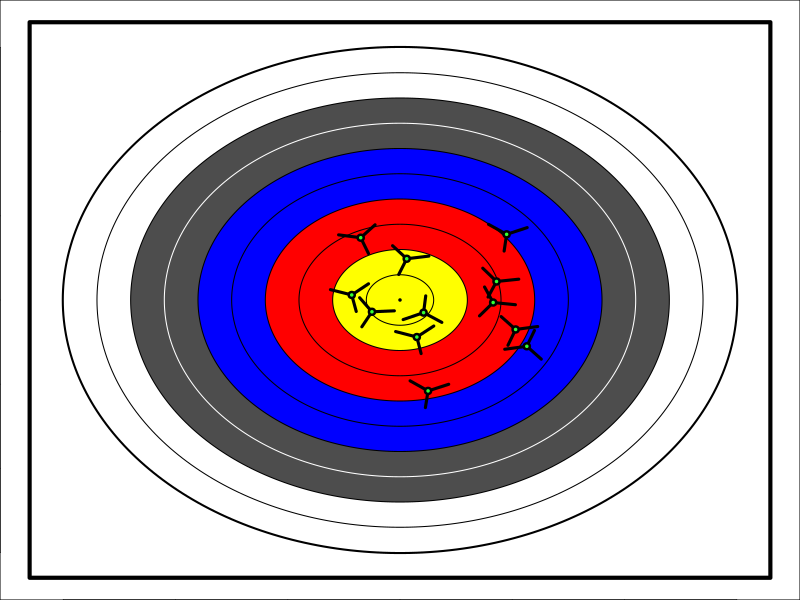
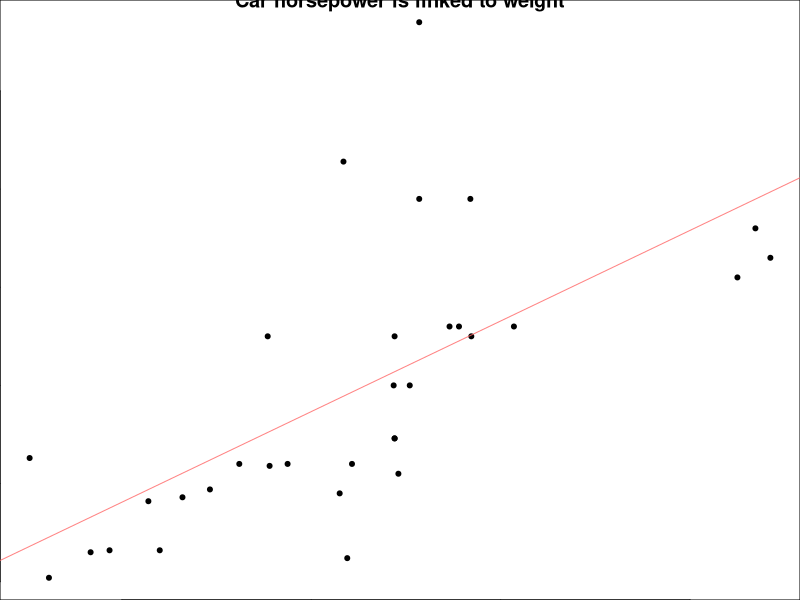
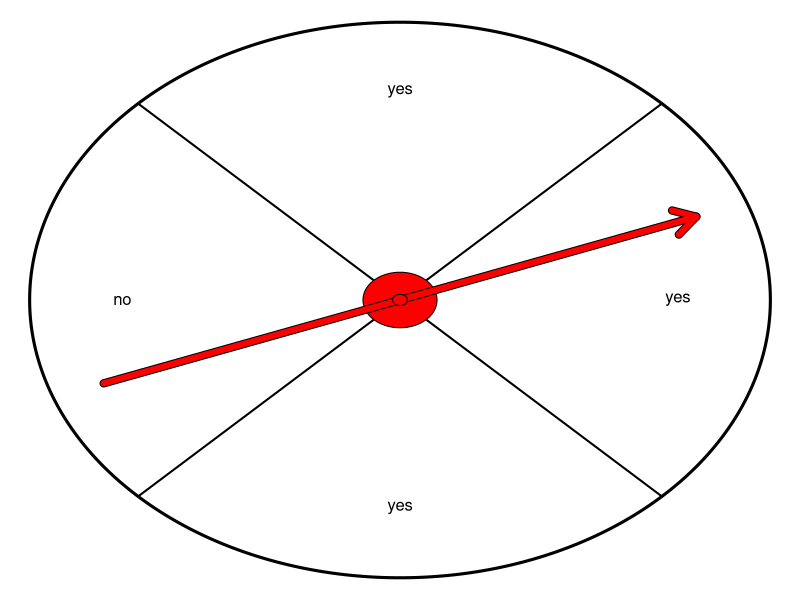
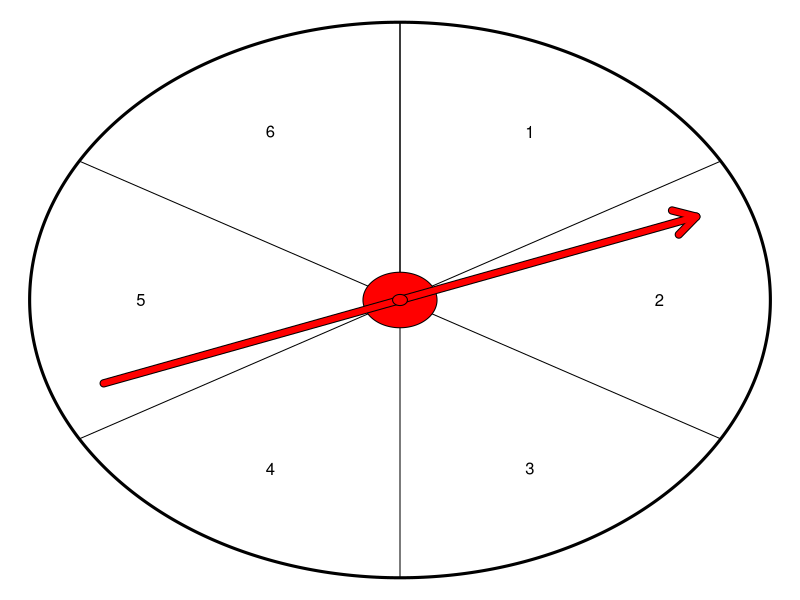
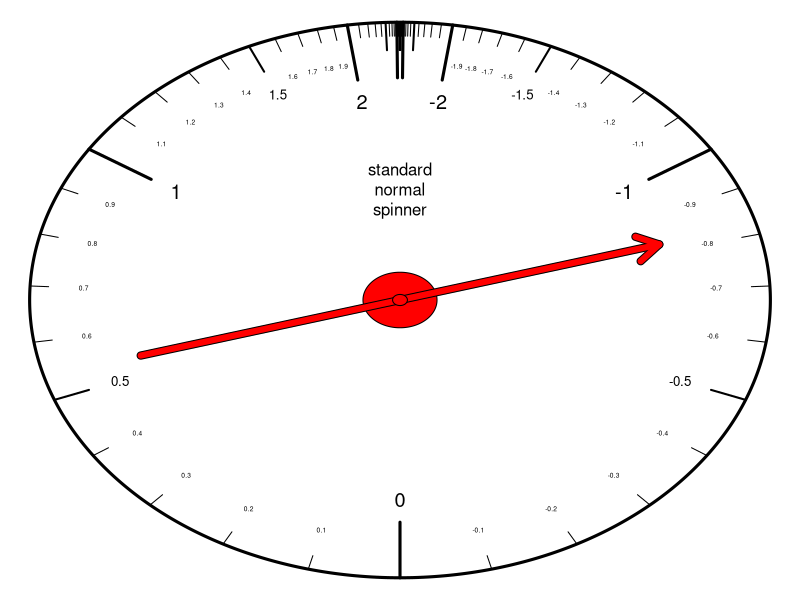
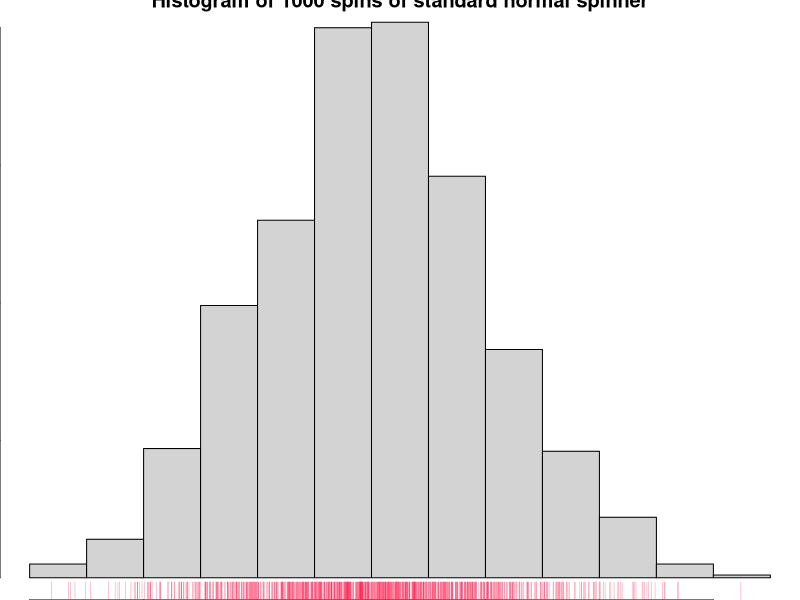
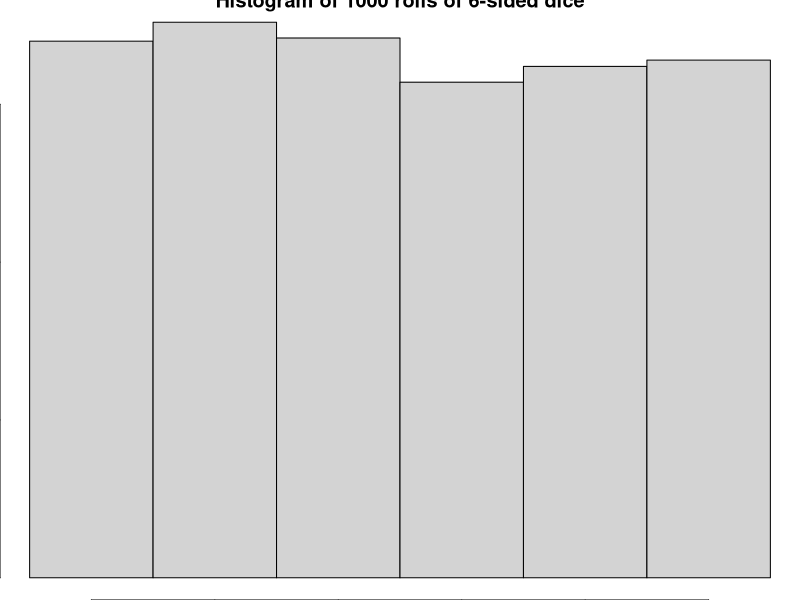

The R script that drew these images, in order:
## ---- chunk 1
knitr::opts_chunk$set(echo = FALSE)
## ---- chunk 2
set.seed(1)
while(T){
  sigma = round(2^runif(1,5,7),1)
  n = 12 #sample(c(12*1:3,10*2:8),1)
  alpha = 0.05
  SE = sigma/sqrt(n)
  ME = qnorm(1-alpha/2)*SE
  mux = sample(c(-ME,-ME/2,ME/2,ME),1)
  x = round(rnorm(n,mux,sigma))
  y = round(rnorm(n,0,sigma))
  t = abs(mean(x))/(sd(x)/sqrt(n))
  cumulative = pt(t,n-1)
  pval = 2*(1-cumulative)
  t2 = abs(mean(y))/(sd(y)/sqrt(n))
  cumulative2 = pt(t2,n-1)
  pval2 = 2*(1-cumulative2)
  # if(pval<0.2 & pval>0.001 & abs(pval-0.05)>0.01){break}
  if(pval<0.06 & pval>0.04 & pval2>0.2){break}
}
makebullseye = function(scale=1,axes=T){
  x = cos(2*seq(0,pi,length.out=1000)*pi)*scale
  y = sin(2*seq(0,pi,length.out=1000)*pi)*scale
  plot(x,y,type="l",lwd=3,xlim=c(-scale,scale)*1.1,ylim=c(-scale,scale)*1.1,ann=F,axes=axes)
  lines(x=c(-1,1,1,-1,-1)*scale*1.1,y=c(1,1,-1,-1,1)*scale*1.1,lwd=4)
  colors = c("yellow","yellow","red","red","blue","blue","grey30","grey30","white","white")
  linecolors = c(rep("black",6),"white",rep("black",3))
  textcolors = c(rep("black",6),rep("white",2),rep("black",2))
  for(i in 10:1){
    x2 = x*i/10
    y2 = y*i/10
    polygon(x2[1:(length(x2)-1)],y2[1:(length(x2)-1)],col=colors[i],border=F)
    lines(x2,y2,col=linecolors[i])
  }
  points(0,0,pch=20,cex=0.5)
}
par(mar=c(0,0,0,0))
makebullseye(300,T)
# mtext("horizontal position, x (mm)",1,line=2)
# mtext("vertical position, y (mm)",2,line=2)
# abline(v=seq(-300,300,25),lwd=1,lty=2)
# abline(h=seq(-300,300,25),lwd=1,lty=2)
points(x,y,pch=20,cex=1.5)
for(i in 1:n){
  rot = runif(1,0,2*pi)
  rot2 = rot+2*pi/3
  rot3 = rot2+2*pi/3
  lines(c(x[i],x[i]+20*cos(rot)),c(y[i],y[i]+20*sin(rot)),lwd=3)
  lines(c(x[i],x[i]+20*cos(rot2)),c(y[i],y[i]+20*sin(rot2)),lwd=3)
  lines(c(x[i],x[i]+20*cos(rot3)),c(y[i],y[i]+20*sin(rot3)),lwd=3)
}
points(x,y,pch=20,cex=0.5,col=rgb(0.2,1,0.2))
## ---- chunk 3
prop.test(c(169,448),c(181,483))
## ---- chunk 4
plot(mtcars$wt*1000,mtcars$hp,ylab="Horsepower",xlab="Weight (lbs)",main="Car horsepower is linked to weight",pch=20)
wt = mtcars$wt*1000
abline(lm(mtcars$hp~wt),col=rgb(1,0.4,0.4,0.8))
## ---- chunk 5
par(mar=c(0,0,0,0))
theta = seq(0,2*pi,length.out=1000)
plot(cos(theta),sin(theta),xlim=c(-1,1),ylim=c(-1,1),axes=F,ann=F,type="l",lwd=3)
lines(c(0,sqrt(2)/2),c(0,sqrt(2)/2),lwd=2)
lines(c(0,-sqrt(2)/2),c(0,sqrt(2)/2),lwd=2)
lines(c(0,sqrt(2)/2),c(0,-sqrt(2)/2),lwd=2)
lines(c(0,-sqrt(2)/2),c(0,-sqrt(2)/2),lwd=2)
text(0,0.75,"yes")
text(0.75,0,"yes")
text(-0.75,0,"no")
text(0,-0.75,"yes")
polygon(cos(theta)*0.1,sin(theta)*0.1,col="red")
arrows(-0.8,-0.3,0.8,0.3,lwd=8)
arrows(-0.8,-0.3,0.8,0.3,lwd=6,col="red")
polygon(cos(theta)*0.02,sin(theta)*0.02,col="red")
## ---- chunk 6
set.seed(123)
x = sample(c(0,1),10,T,c(0.25,0.75))
## ---- chunk 7
par(mar=c(0,0,0,0))
theta = seq(0,2*pi,length.out=1000)
plot(cos(theta),sin(theta),xlim=c(-1,1),ylim=c(-1,1),axes=F,ann=F,type="l",lwd=3)
theta2 = seq(0,2*pi,2*pi/6)
for(the in theta2){
  lines(c(0,sin(the)),c(0,cos(the)))
}
mids = (theta2[2:7]+theta2[1:6])/2
for(i in 1:length(mids)){
  r=0.7
  text(sin(mids[i])*r,cos(mids[i])*r,i)
}

polygon(cos(theta)*0.1,sin(theta)*0.1,col="red")
arrows(-0.8,-0.3,0.8,0.3,lwd=8)
arrows(-0.8,-0.3,0.8,0.3,lwd=6,col="red")
polygon(cos(theta)*0.02,sin(theta)*0.02,col="red")
## ---- chunk 8
set.seed(123)
x = sample(1:6,10,T)
## ---- chunk 9
par(mar=c(0,0,0,0))
theta = seq(0,2*pi,length.out=1000)
plot(cos(theta),sin(theta),xlim=c(-1,1),ylim=c(-1,1),axes=F,ann=F,type="l",lwd=3)
zz = seq(-3.5,3.5,0.1)
for(z in zz){
  if(z%%1==0){
    lwd=3
    len=0.2
  } else if(z%%0.5==0){
    lwd=2
    len=0.1
  } else {
    lwd=1
    len=0.05
  }
  th = pnorm(z)*2*pi
  lines(c(1-len,1)*sin(th),c(1-len,1)*cos(th),lwd=lwd)
  if(z<=2 & z>=-2){
    text((1-len)*sin(th)*0.9,(1-len)*cos(th)*0.9,round(z,2),cex=lwd*0.4)
  }
}

polygon(cos(theta)*0.1,sin(theta)*0.1,col="red")
arrows(-0.7,-0.2,0.7,0.2,lwd=8)
arrows(-0.7,-0.2,0.7,0.2,lwd=6,col="red")
polygon(cos(theta)*0.02,sin(theta)*0.02,col="red")
text(0,0.4,"standard\nnormal\nspinner")
## ---- chunk 10
set.seed(1234)
x = rnorm(10)
## ---- chunk 11
set.seed(123)
x = rnorm(1000)
hist(x,main="Histogram of 1000 spins of standard normal spinner",xlab="spin value")
rug(x,col=rgb(1,0.1,0.3,0.5))
## ---- chunk 12
set.seed(123)
x = rnorm(1000)
myhist = hist(x,plot=F)
breaks = myhist$breaks
frequency = myhist$counts
n = length(frequency)
interval = paste0(breaks[1:n]," to ",breaks[2:(n+1)],sep="")
knitr::kable(data.frame(interval,frequency),format="html",table.attr='class="bordered-table"', align = "cc",row.names=F)
## ---- chunk 13
set.seed(123)
x = sample(1:6,1000,T)
b = seq(0.5,6.5,1)
myhist = hist(x,main="Histogram of 1000 rolls of 6-sided dice",xlab="roll value",breaks=b)
## ---- chunk 14
set.seed(123)
x = rnorm(1000)
breaks = myhist$breaks
frequency = myhist$counts
n = length(frequency)
interval = paste0(breaks[1:n]," to ",breaks[2:(n+1)],sep="")
knitr::kable(data.frame(interval,frequency),format="html",table.attr='class="bordered-table"', align = "cc",row.names=F)
